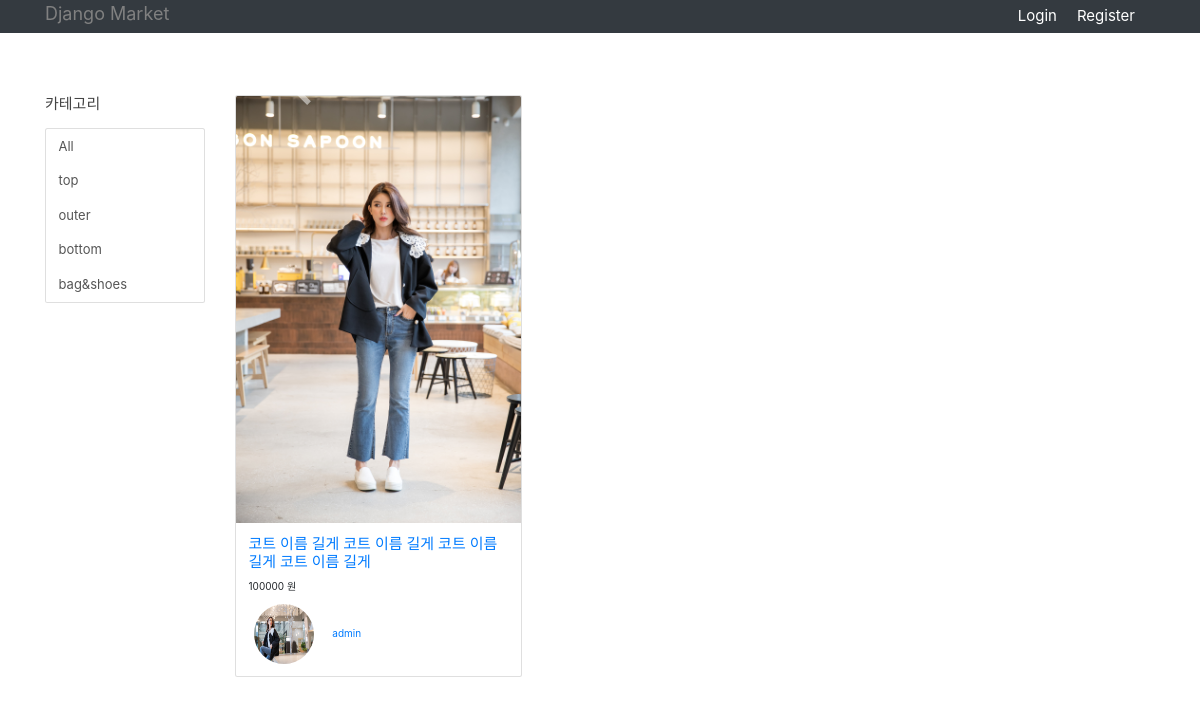
Screenshot of /category/outer/ with the database file from the repository.
### blog/models.py (models this page shows, shortened)
class Category(models.Model):
    name = models.CharField(max_length=100, db_index=True)
    slug = models.SlugField(max_length=100, unique=True, allow_unicode=True)
    class Meta:
        verbose_name = 'category'
        verbose_name_plural = 'categories'
    def get_absolute_url(self):
        return reverse('item_in_category', args=[self.slug])

class Product(models.Model):
    title = models.CharField(verbose_name='상품명', max_length=100)
    image = models.ImageField(verbose_name='상품이미지', upload_to="photo", default='default.jpg')
    slug = models.SlugField(max_length=200, db_index=True, unique=True,
                            allow_unicode=True, null=True)
    price = models.DecimalField(verbose_name='정가', max_digits=10, decimal_places=0, null=True)
    discount_price = models.DecimalField(verbose_name='할인가', max_digits=10, decimal_places=0, null=True, blank=True)
    content = models.TextField(verbose_name='상품설명')
    date_posted = models.DateTimeField(default=timezone.now)
    author = models.ForeignKey(User, on_delete=models.CASCADE)
    category = models.ForeignKey(Category, on_delete=models.SET_NULL, null=True)
    class Meta:
        ordering = ['-date_posted']
    def get_absolute_url(self):
        return reverse('product-detail', args=[self.id, self.slug])

### users/models.py (models this page shows, shortened)
class Profile(models.Model):
    user = models.OneToOneField(User, on_delete=models.CASCADE)
    image = models.ImageField(default='default.jpg', upload_to='profile_pics')

### blog/views.py (the view)
# urls.py: path('category/<slug>/', ProductListByCategory.as_view(), name='item_in_category'),
class ProductListByCategory(ProductListView):
    def get_queryset(self):
        slug = self.kwargs['slug']
        category = Category.objects.get(slug=slug)
        return Product.objects.filter(category=category).order_by('-date_posted')

### blog/views.py (called while the page is built)
    def get_context_data(self, *, object_list=None, **kwargs):
        context = super(ProductListView, self).get_context_data(**kwargs)
        context['category_list'] = Category.objects.all()
        return context

### blog/templates/blog/home.html (shortened to what this page needs)
{% extends "blog/base.html" %}
{% block content %}
<div class="row">
      <div class="col-lg-2">
        <h4 class="my-4">카테고리</h4>
        <div class="list-group">
            <a href="/" class="list-group-item">All</a>
            {% for c in category_list %}
                <a href="{{c.get_absolute_url}}" class="list-group-item">
                    {{c.name}}
                </a>
            {% endfor %}
        </div>
      </div>
      <div class="col-lg-10">
        <div id="carouselExampleIndicators" class="carousel slide my-4" data-ride="carousel">
          <ol class="carousel-indicators">
            <li data-target="#carouselExampleIndicators" data-slide-to="0" class="active"></li>
            <li data-target="#carouselExampleIndicators" data-slide-to="1"></li>
            <li data-target="#carouselExampleIndicators" data-slide-to="2"></li>
          </ol>
          <a class="carousel-control-prev" href="#carouselExampleIndicators" role="button" data-slide="prev">
            <span class="carousel-control-prev-icon" aria-hidden="true"></span>
          </a>
          <a class="carousel-control-next" href="#carouselExampleIndicators" role="button" data-slide="next">
            <span class="carousel-control-next-icon" aria-hidden="true"></span>
          </a>
        </div>
        <div class="row">
    {% for product in products %}
          <div class="col-lg-4 col-md-6 mb-4" id="post-card-{{product.pk}}">
            <div class="card h-100">
              <a href="#"><img class="card-img-top" src="{{ product.image.url }}"></a>
              <div class="card-body">
                <h4 class="card-title">
                  <a href="{{product.get_absolute_url}}">{{ product.title }}</a>
                </h4>
                  {% if product.discount_price != None %}
                  <p class="article-title">
                    <span style="text-decoration:line-through;">
                        {{ product.price }}원</span> {{ product.discount_price }}원
                  </p>
                  {% else %}
                  <p>
                      {{product.price}} 원
                  </p>
                  {% endif %}
                  <div class="media-body">
                      <a class="mr-2 pl-2" href="{% url 'list-by-seller' product.author.id %}">
                          <img class="rounded-circle article-img" style="width:60px; height:60px;"
                            src="{{product.author.profile.image.url}}">
                      {{ product.author }}</a>
                  </div>
              </div>
            </div>
          </div>
    {% endfor %}
        </div>
      </div>
    </div>
{% endblock content %}

### blog/static/blog/main.css (style rules this page uses)
body { background: #fafafa; color: #333333; margin-top: 5rem; }
h1, h2, h3, h4, h5, h6 { color: #444444; }
.article-img { height: 65px; width: 65px; margin-right: 16px; }
.list-group > a { font-size:13px; }

### blog/templates/blog/base.html (style rules this page uses)
li { list-style-type: none; }

### rows the page displays
Category: name "top"
Category: name "outer"
Category: name "bottom"
Category: name "bag&shoes"
Product: image (picture), title "코트 이름 길게 코트 이름 길게 코트 이름 길게 코트 이름 길게", price "100000", author.profile.image (picture), author "admin"
